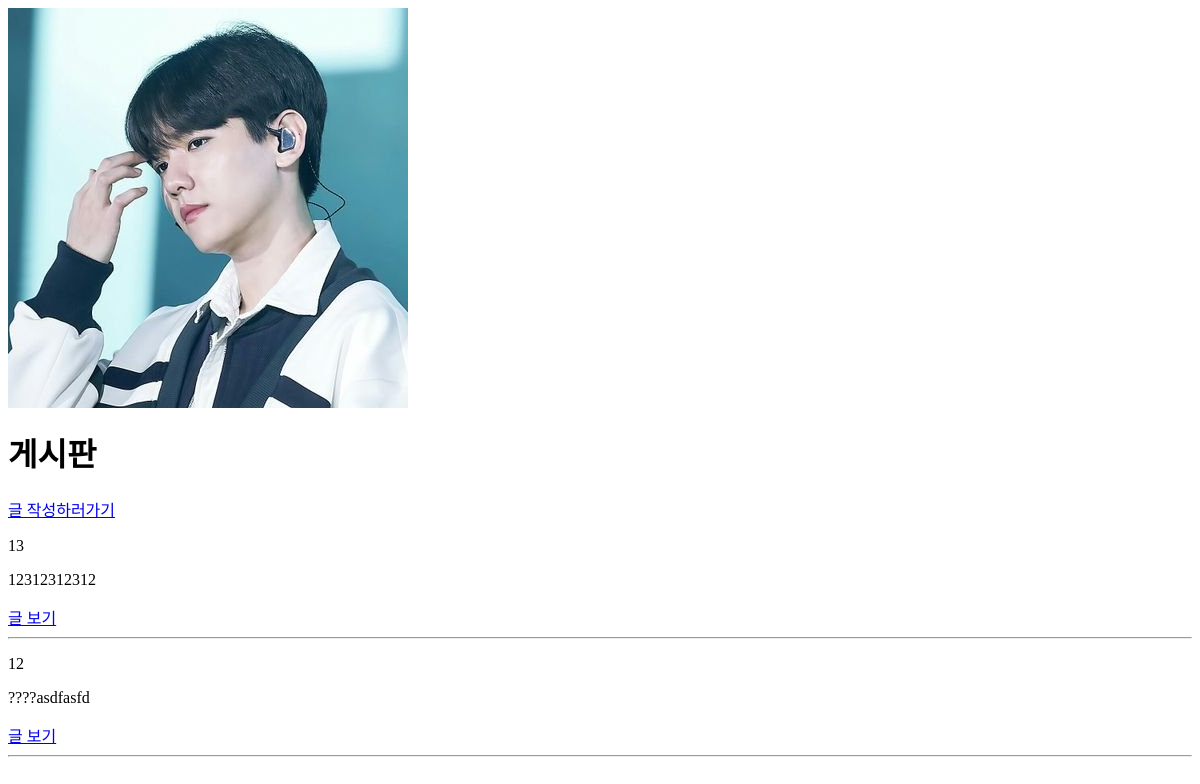
/boards/, run on an earlier commit of the app's database.
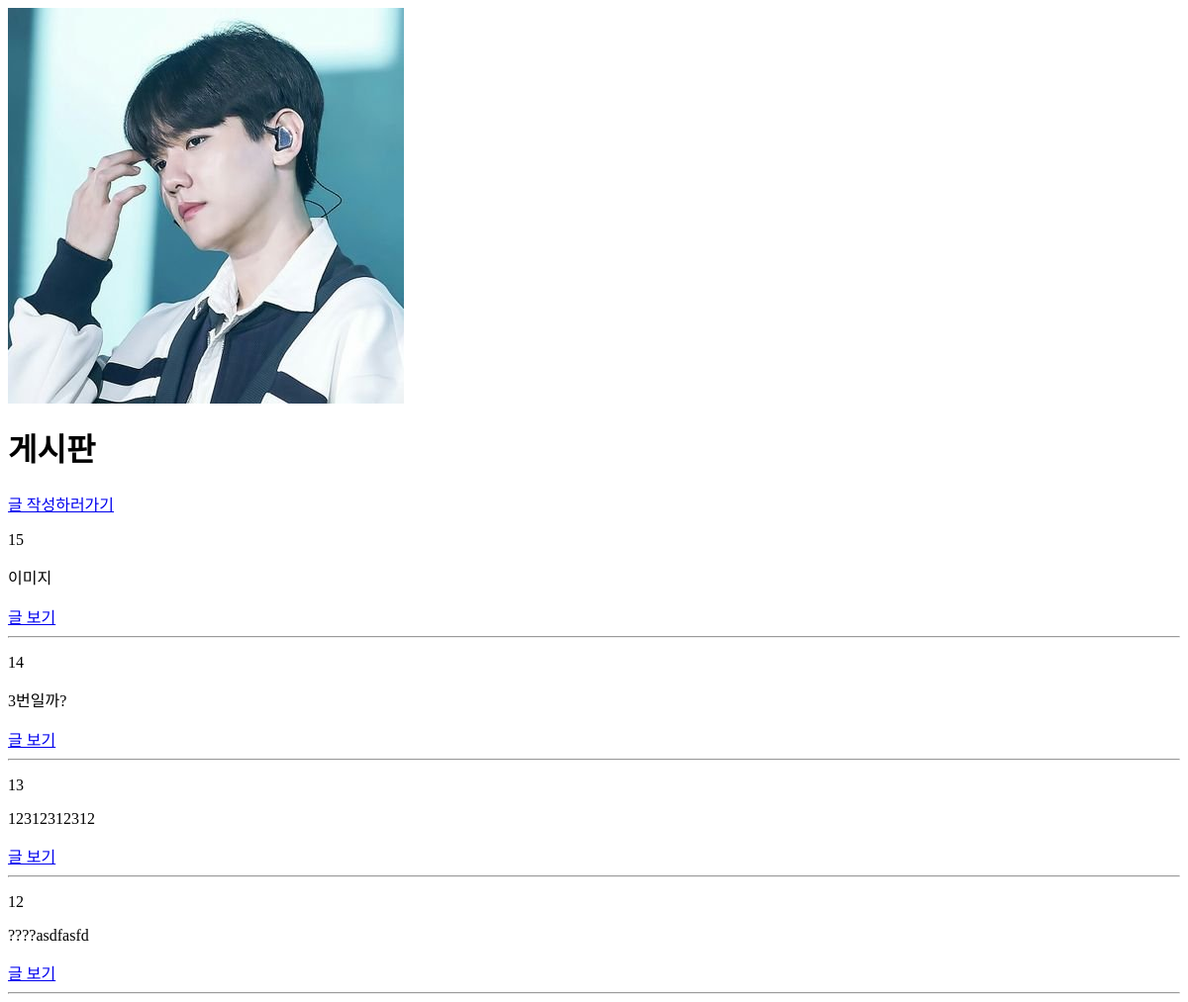
And on a later commit of the database.
### boards/models.py (models this page shows, shortened)
class Board(models.Model):
    title = models.CharField(max_length=30)
    content = models.TextField()
    image = models.ImageField(blank=True)
    created_at = models.DateTimeField(auto_now_add=True)
    updated_at = models.DateTimeField(auto_now=True)

### boards/views.py (the view)
# urls.py: path('', views.index, name='index'), # boards:index
def index(request):
    boards = Board.objects.order_by('-id')
    return render(request, 'boards/index.html', {
        'boards': boards
    })

### boards/templates/boards/index.html
{% load static %}
<img src="{% static 'bh.jpg' %}">
<h1>게시판</h1>
<a href="{% url 'boards:new' %}">글 작성하러가기</a>
{% for board in boards %}
    <p>{{ board.id }}</p>
    <p>{{ board.title }}</p>
    <a href="{% url 'boards:detail' board.pk %}">글 보기</a>
    <hr>
{% endfor %}

What changed in the data, as far as the page shows it:
added Board: id "15", title "이미지"
added Board: id "14", title "3번일까?"
